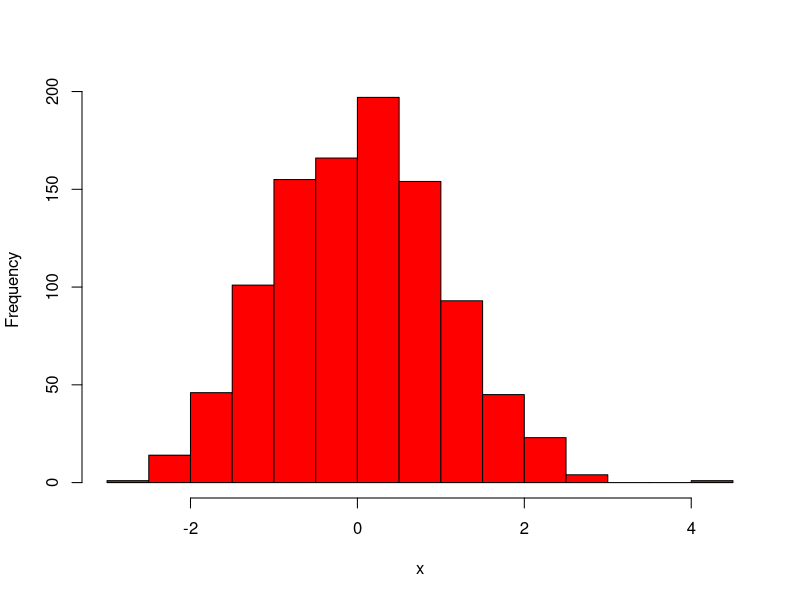

This chart was generated by the following R code:
## ---- chunk 1
knitr::opts_chunk$set(echo = FALSE,warning = FALSE,message = FALSE)
## ---- chunk 2
#| label: fig-NormalDistribution
#| fig-cap: "Random values from a Normal distribution."

xx = rnorm(1000)
hist(xx,col="red",main="",xlab = expression(x))
